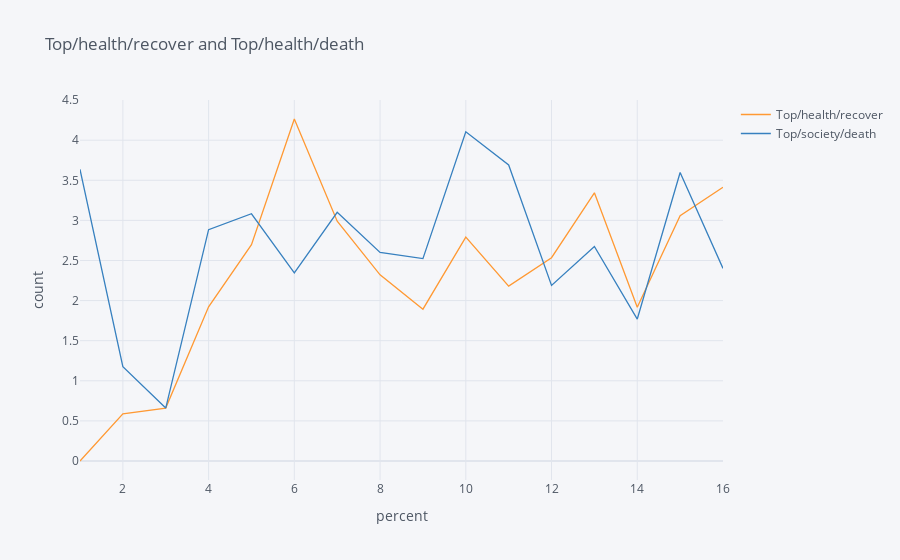

Source (notebook cell):
### Code cell
cf.set_config_file(offline=True, world_readable=False)
res_without_dates[['Top/health/recover', 'Top/society/death']].iplot(kind='line', histnorm='percent', xTitle='percent',yTitle='count', title='Top/health/recover and Top/health/death')

### Figure 1 — Plotly figure (JSON) as saved in the notebook; plotly's stock layout.template omitted (floating-point values rounded to 4 significant figures)
{"data": [{"line": {"color": "rgba(255, 153, 51, 1.0)", "dash": "solid", "shape": "linear", "width": 1.3}, "mode": "lines", "name": "Top/health/recover", "text": "", "type": "scatter", "x": [1, 2, 3, 4, 5, 6, 7, 8, 9, 10, 11, 12, 13, 14, 15, 16], "y": [0, 0.5882, 0.6601, 1.923, 2.697, 4.264, 2.99, 2.321, 1.893, 2.791, 2.181, 2.535, 3.344, 1.917, 3.058, 3.413]}, {"line": {"color": "rgba(55, 128, 191, 1.0)", "dash": "solid", "shape": "linear", "width": 1.3}, "mode": "lines", "name": "Top/society/death", "text": "", "type": "scatter", "x": [1, 2, 3, 4, 5, 6, 7, 8, 9, 10, 11, 12, 13, 14, 15, 16], "y": [3.636, 1.176, 0.6601, 2.885, 3.083, 2.345, 3.101, 2.6, 2.524, 4.105, 3.691, 2.189, 2.676, 1.77, 3.597, 2.402]}], "layout": {"legend": {"bgcolor": "#F5F6F9", "font": {"color": "#4D5663"}}, "paper_bgcolor": "#F5F6F9", "plot_bgcolor": "#F5F6F9", "title": {"font": {"color": "#4D5663"}, "text": "Top/health/recover and Top/health/death"}, "xaxis": {"gridcolor": "#E1E5ED", "showgrid": true, "tickfont": {"color": "#4D5663"}, "title": {"font": {"color": "#4D5663"}, "text": "percent"}, "zerolinecolor": "#E1E5ED"}, "yaxis": {"gridcolor": "#E1E5ED", "showgrid": true, "tickfont": {"color": "#4D5663"}, "title": {"font": {"color": "#4D5663"}, "text": "count"}, "zerolinecolor": "#E1E5ED"}}}
